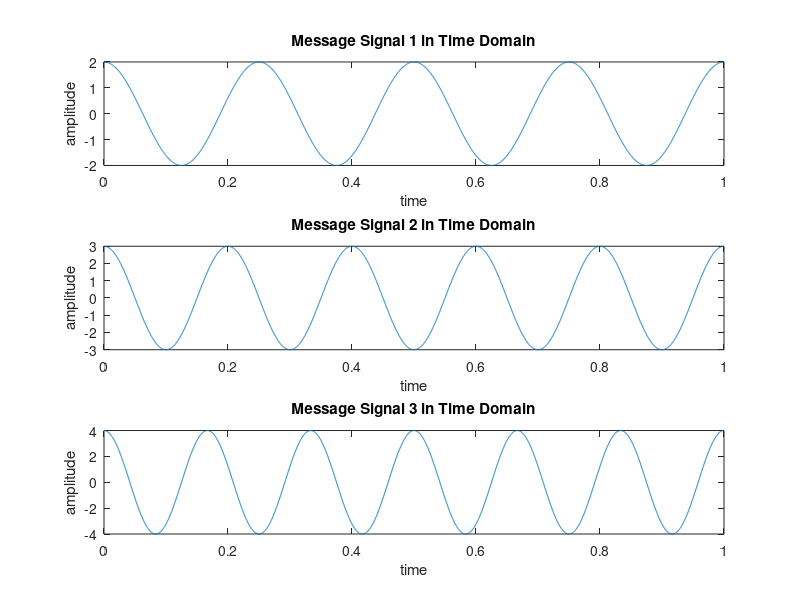
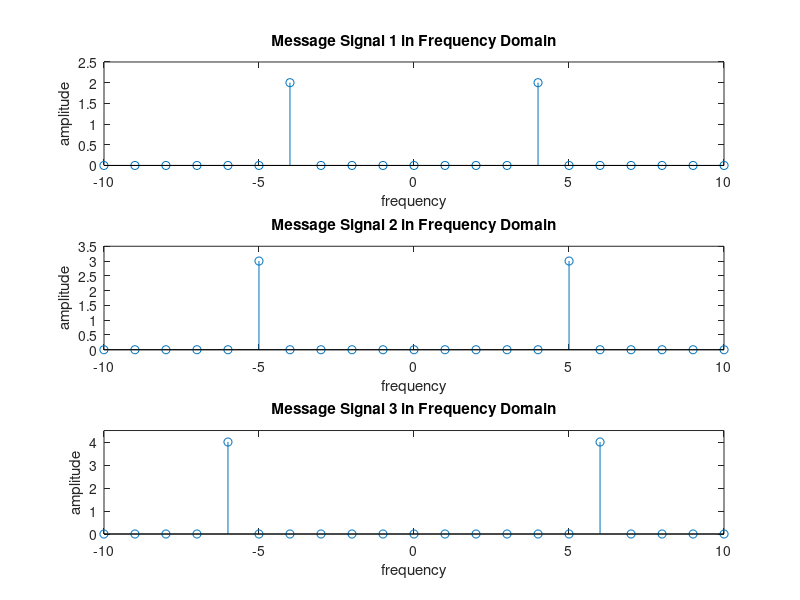
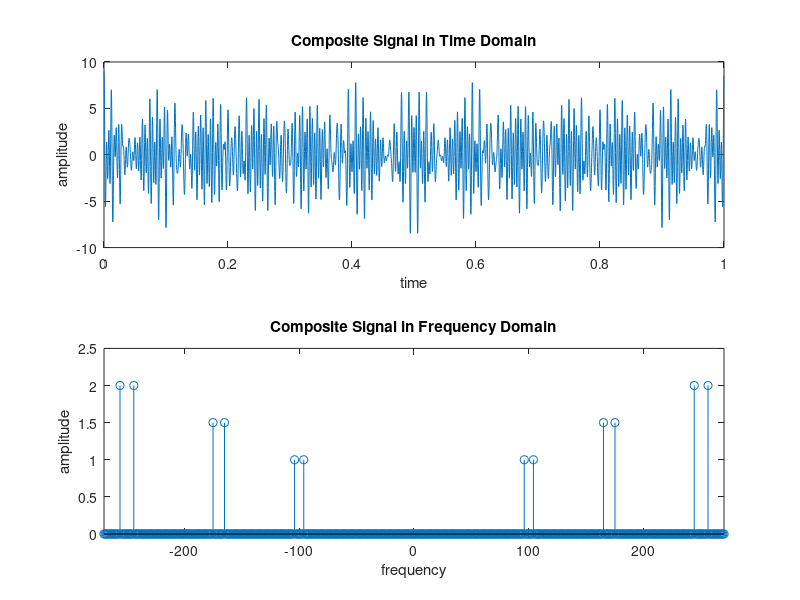
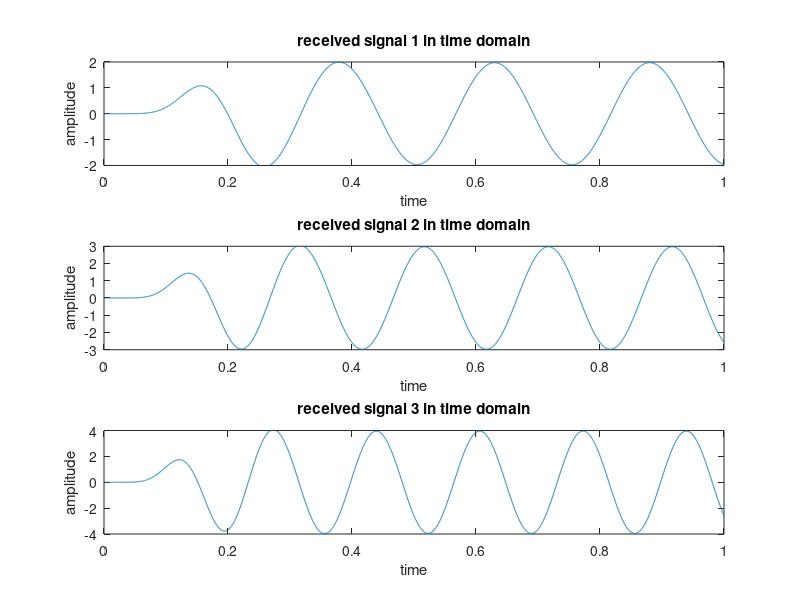

MATLAB code for these plots, in order:
%Lab 10
%Matlab Program for Frequency Division Multiplexing
clc
clear all
close all
%% Message Signal Generation
fs = 4001; %Sampling Frequency
t = 0:1/fs:1-1/fs; %Generating Time axis
Am1 = 2; %Amplitude of First Message Signal
fm1 = 4; %Frequency of First Message Signal
m1 = Am1*cos(2*pi*fm1*t); % First Message Signal
Am2 = 3; %Amplitude of Second Message Signal
fm2 = 5; %Frequency of Second Message Signal
m2 = Am2*cos(2*pi*fm2*t); % Second Message Signal
Am3 = 4; %Amplitude of Third Message Signal
fm3 = 6; %Frequency of Third Message Signal
m3 = Am3*cos(2*pi*fm3*t); % Third Message Signal
%%
%% Carrier Signal Generation
Cm1 = 1; %Amplitude of First Carrier Signal
fc1 = 100; %Frequency of First Carrier Signal
c1 = Cm1*cos(2*pi*fc1*t); % First Carrier Signal
Cm2 = 1; %Amplitude of Second Carrier Signal
fc2 = 170; %Frequency of Second Carrier Signal
c2 = Cm2*cos(2*pi*fc2*t); % Second Carrier Signal
Cm3 = 1; %Amplitude of Third Carrier Signal
fc3 = 250; %Frequency of Third Carrier Signal
c3 = Cm3*cos(2*pi*fc3*t); % Third Carrier Signal
%%
%% Composite Signal Generation
x = (m1).*c1+(m2).*c2+(m3).*c3;
%%%% Plotting the Signals in Time-Domain and Frequency-Domain
figure
subplot(3,1,1)
plot(t,m1)
xlabel('time')
ylabel('amplitude')
title('Message Signal 1 in Time Domain')
ylim([-Am1 Am1])
subplot(3,1,2)
plot(t,m2)
xlabel('time')
ylabel('amplitude')
title('Message Signal 2 in Time Domain')
ylim([-Am2 Am2])
subplot(3,1,3)
plot(t,m3)
xlabel('time')
ylabel('amplitude')
title('Message Signal 3 in Time Domain')
ylim([-Am3 Am3])
M1 = abs(fftshift(fft(m1)))/(fs/2); %Fourier Transformation of m1
M2 = abs(fftshift(fft(m2)))/(fs/2); %Fourier Transformation of m2
M3 = abs(fftshift(fft(m3)))/(fs/2); %Fourier Transformation of m3
X = abs(fftshift(fft(x)))/(fs/2); %Fourier Transformation of x
f = fs/2*linspace(-1,1,fs);
figure
subplot(3,1,1)
stem(f,M1)
xlabel('frequency')
ylabel('amplitude')
title('Message Signal 1 in Frequency Domain')
axis([-10 10 0 2.5])
subplot(3,1,2)
stem(f,M2)
xlabel('frequency')
ylabel('amplitude')
title('Message Signal 2 in Frequency Domain')
axis([-10 10 0 3.5])
subplot(3,1,3)
stem(f,M3)
xlabel('frequency')
ylabel('amplitude')
title('Message Signal 3 in Frequency Domain')
axis([-10 10 0 4.5])
figure
subplot(2,1,1)
plot(t,x)
xlabel('time')
ylabel('amplitude')
title('Composite Signal in Time Domain')
subplot(2,1,2)
stem(f,X)
xlabel('frequency')
ylabel('amplitude')
title('Composite Signal in Frequency Domain')
axis([-270 270 0 2.5])
%%
%% Passing the Composite Signal Through Bandpass Filter
[num1, den1] = butter(5, [(fc1-fm1-6)/(fs/2),(fc1+fm1+6)/(fs/2)]);
%Butterworth Filter Window Determining for Bandpass Filter
bpf1 = filter(num1,den1,x); %Filtering is done here
[num2, den2] = butter(5, [(fc2-fm2-6)/(fs/2),(fc2+fm2+6)/(fs/2)]);
%Butterworth Filter Window Determining for Bandpass Filter
bpf2 = filter(num2,den2,x); %Filtering is done here
[num3, den3] = butter(5, [(fc3-fm3-6)/(fs/2),(fc3+fm3+6)/(fs/2)]);
%Butterworth Filter Window Determining for Bandpass Filter
bpf3 = filter(num3,den3,x); %Filtering is done here
%%
%% Mixing
z1 = 2*bpf1.*c1;
z2 = 2*bpf2.*c2;
z3 = 2*bpf3.*c3;
%%
%% Passing the Mixed Signals Through Lowpass Filter
[num4, den4] = butter(5, (fm1+3)/(fs/2)); %Low pass filter is made here
rec1 = filter(num4,den4,z1); %Filtering is done here
[num5, den5] = butter(5, (fm2+3)/(fs/2)); %Low pass filter is made here
rec2 = filter(num5,den5,z2); %Filtering is done here
[num6, den6] = butter(5, (fm3+3)/(fs/2)); %Low pass filter is made here
rec3 = filter(num6,den6,z3); %Filtering is done here
%%
%% Plotting the Received Signals in Time-Domain and Frequency Domain
figure
subplot(3,1,1)
plot(t,rec1)
xlabel('time')
ylabel('amplitude')
title('received signal 1 in time domain')
ylim([-Am1 Am1])
subplot(3,1,2)
plot(t,rec2)
xlabel('time')
ylabel('amplitude')
title('received signal 2 in time domain')
ylim([-Am2 Am2])
subplot(3,1,3)
plot(t,rec3)
xlabel('time')
ylabel('amplitude')
title('received signal 3 in time domain')
ylim([-Am3 Am3])
R1 = abs(fftshift(fft(rec1)))/(fs/2); %Fourier Transformation is done here
R2 = abs(fftshift(fft(rec2)))/(fs/2); %Fourier Transformation is done here
R3 = abs(fftshift(fft(rec3)))/(fs/2); %Fourier Transformation is done here
figure
subplot(3,1,1)
stem(f,R1)
xlabel('frequency')
ylabel('amplitude')
title('received signal 1 in frequency domain')
xlim([-10 10])
subplot(3,1,2)
stem(f,R2)
xlabel('frequency')
ylabel('amplitude')
title('received signal 2 in frequency domain')
xlim([-10 10])
subplot(3,1,3)
stem(f,R3)
xlabel('frequency')
ylabel('amplitude')
title('received signal 3 in frequency domain')
xlim([-10 10])